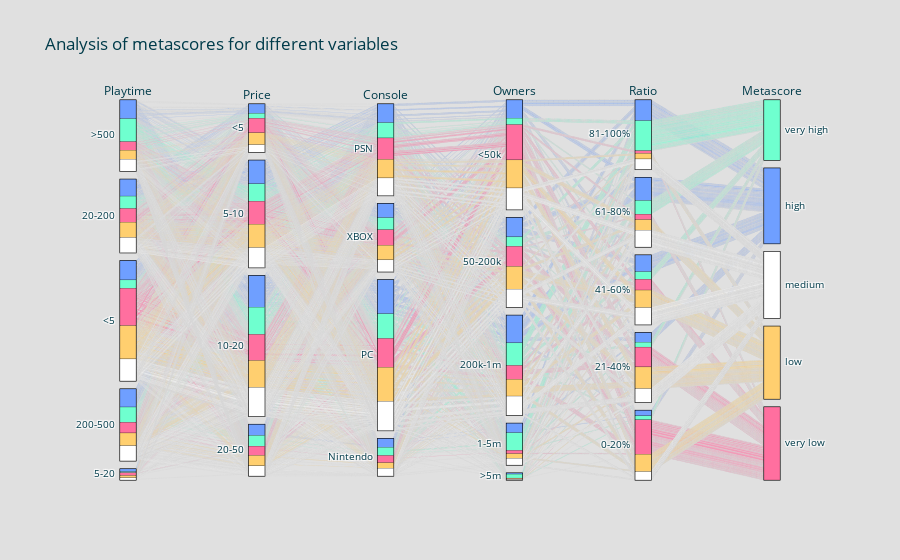

Notebook source saved alongside this figure:
### Markdown cell above
### Factors of metascore

Ofcourse there are a lot of reason why a game does better than others. Next will look at some variables that might be interesting

### Code cell
df1 = pd.read_csv('DATASETS/result.csv')
df1['name'] = df1['name'].str.lower().replace(r'\s+','',regex=True).replace(r':','',regex=True).replace(r'-','',regex=True)

df2 = pd.read_csv('DATASETS/vgsales.csv')
df2['name'] = df2['name'].str.lower().replace(r'\s+','',regex=True).replace(r':','',regex=True).replace(r'-','',regex=True)

df3 = pd.read_csv('DATASETS/steam.csv')
df3['name'] = df3['name'].str.lower().replace(r'\s+','',regex=True).replace(r':','',regex=True).replace(r'-','',regex=True)


df1.set_index('name', inplace=True)
df2.set_index('name', inplace=True)
df3.set_index('name', inplace=True)

com_df = df1.join(df3, on='name', how='inner').reset_index()

# pos neg ratio rating
com_df['ratio_rating'] = com_df['positive_ratings'] / (com_df['negative_ratings'] + com_df['positive_ratings'])

ratio_se = pd.qcut(com_df['ratio_rating'], q=5, retbins=True, labels=['0-20%','21-40%','41-60%','61-80%','81-100%'])
com_df['ratio_bins'] = ratio_se[0]

# metascore 
meta_se = pd.qcut(com_df['metascore'], q=5, retbins=True, labels=['very low','low','medium','high','very high'])
com_df['meta_bins'] = meta_se[0]

# owners
owners_bins = {
    '0-20000':'<50k',
    '20000-50000':'<50k',
    '50000-100000':'50-200k',
    '100000-200000':'50-200k',
    '200000-500000':'200k-1m',
    '500000-1000000':'200k-1m',
    '1000000-2000000':'1-5m',
    '2000000-5000000':'1-5m',
    '5000000-10000000':'>5m',
    '10000000-20000000':'>5m',
    '20000000-50000000':'>5m',
    '50000000-100000000':'>5m',
    '100000000-200000000':'>5m',
}
com_df['owners_bins'] = com_df['owners'].map(owners_bins,)

# consoles 
console_bins = {
    'PC':'PC',
    'PS4':'PSN',
    'XONE':'XBOX',
    'X360':'XBOX',
    'Switch':'Nintendo',
    'PS3':'PSN',
    'WIIU':'Nintendo',
    'XBOX':'XBOX',
    'VITA':'PSN',
    'PS2':'PSN',
    'WII':'Nintendo',
    'PSP':'PSN',
    '3DS':'Nintendo',
    'DS':'Nintendo',
    'GC':'Nintendo',
    'GBA':'Nintendo',
    'PS':'PSN',
    'DC':'Nintendo',
}
com_df['console_bins'] = com_df['console'].map(console_bins,)

# price
price_se = pd.cut(com_df['price'],[-1,5,10,20,50,500],labels=['<5','5-10','10-20','20-50','>50'],retbins=True)
com_df['price_bins'] = price_se[0]

# playtime
playt_se = pd.cut(com_df['average_playtime'],[-1,5,20,200,500,100000],labels=['<5','5-20','20-200','200-500','>500'],retbins=True)
com_df['playt_bins'] = playt_se[0]

vlow = '#ff6f9f'
low = '#ffcf6f'
medium = 'white'
high = '#6f9fff'
vhigh = '#6fffcf'

meta_colors = {
    'very low':vlow,
    'low':low,
    'medium':medium,
    'high':high,
    'very high':vhigh
}

# com_df.sort_values(by='metascore',inplace=True,ascending=False)

data = go.Parcats(
    dimensions=[
        {'label':'Playtime',
         'values':com_df['playt_bins'],},
        
        {'label':'Price',
         'values':com_df['price_bins'],
         'categoryorder': 'array','categoryarray':['<5','5-10','10-20','20-50','>50']},
        
        {'label':'Console',
         'values':com_df['console_bins']},

        {'label':'Owners',
         'values':com_df['owners_bins'],
         'categoryorder': 'array', 'categoryarray':['<50k','50-200k','200k-1m','1-5m','>5m']},
        
        {'label':'Ratio',
         'values':com_df['ratio_bins'],
         'categoryorder': 'category descending'},
        
        {'label':'Metascore',
         'values':com_df['meta_bins'],
         'categoryorder': 'array', 'categoryarray':['very high','high','medium','low','very low']}
    ],
    sortpaths='backward',
    line={'color' : [meta_colors[meta] for meta in com_df['meta_bins']]}, # easy
    # line={'color':com_df['metascore'],
    #       'colorscale':[[0, vlow],[.55, vlow],[0.55, low],[0.64, low],[0.64, medium],[0.70, medium],[0.70,high],[0.78,high],[.78,vhigh],[1,vhigh]]}
)

layout = go.Layout(
    title = 'Analysis of metascores for different variables',
    paper_bgcolor = '#E0E0E0',
    font={'color':'#003B4A'}
)

go.Figure(data=data, layout=layout).show()

### Figure 1 — Plotly figure (JSON) as saved in the notebook; plotly's stock layout.template omitted (floating-point values rounded to 4 significant figures; data arrays with more than 128 entries replaced by an {"elided": "..."} marker saying what was removed)
{"data": [{"dimensions": [{"label": "Playtime", "values": {"elided": "3995 str values"}}, {"categoryarray": ["<5", "5-10", "10-20", "20-50", ">50"], "categoryorder": "array", "label": "Price", "values": {"elided": "3995 str values"}}, {"label": "Console", "values": {"elided": "3995 str values"}}, {"categoryarray": ["<50k", "50-200k", "200k-1m", "1-5m", ">5m"], "categoryorder": "array", "label": "Owners", "values": {"elided": "3995 str values"}}, {"categoryorder": "category descending", "label": "Ratio", "values": {"elided": "3995 str values"}}, {"categoryarray": ["very high", "high", "medium", "low", "very low"], "categoryorder": "array", "label": "Metascore", "values": {"elided": "3995 str values"}}], "line": {"color": {"elided": "3995 str values"}}, "sortpaths": "backward", "type": "parcats"}], "layout": {"font": {"color": "#003B4A"}, "paper_bgcolor": "#E0E0E0", "title": {"text": "Analysis of metascores for different variables"}}}
